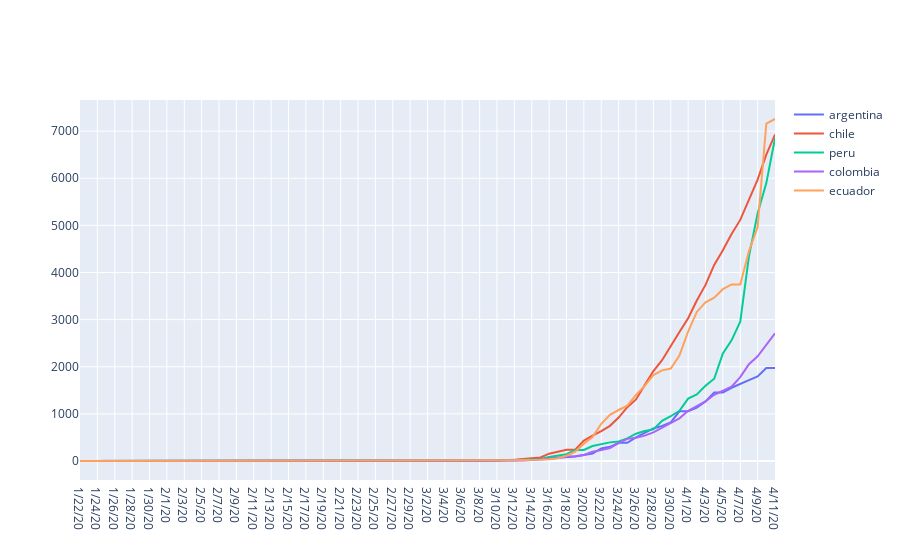

Here is the notebook cell this chart was saved with:
### Code cell
import pandas as pd
import plotly.graph_objects as go
def Graf_vs(Paises):
    datos=pd.read_csv("https://raw.githubusercontent.com/CSSEGISandData/COVID-19/master/csse_covid_19_data/csse_covid_19_time_series/time_series_covid19_confirmed_global.csv")
    datos.drop([datos.columns[0],datos.columns[2],datos.columns[3]], axis=1, inplace=True)
    datos=datos.groupby(datos.columns[0]).sum()
    datos.index=datos.index.str.lower()
    pais=[]
    fig=go.Figure()
    for i in range(len(Paises)):
        pais.append(datos[datos.index==Paises[i]].T)        
        fig.add_trace(go.Scatter(x=pais[i].index,y=pais[i][pais[i].columns[0]],line_shape='linear',name=Paises[i])) 
    return fig.show()

paises=["argentina","chile","peru","colombia","ecuador"] #Escribe los paises que quieras graficar
Graf_vs(paises)

### Figure 1 — Plotly figure (JSON) as saved in the notebook; plotly's stock layout.template omitted (floating-point values rounded to 4 significant figures)
{"data": [{"line": {"shape": "linear"}, "name": "argentina", "type": "scatter", "x": ["1/22/20", "1/23/20", "1/24/20", "1/25/20", "1/26/20", "1/27/20", "1/28/20", "1/29/20", "1/30/20", "1/31/20", "2/1/20", "2/2/20", "2/3/20", "2/4/20", "2/5/20", "2/6/20", "2/7/20", "2/8/20", "2/9/20", "2/10/20", "2/11/20", "2/12/20", "2/13/20", "2/14/20", "2/15/20", "2/16/20", "2/17/20", "2/18/20", "2/19/20", "2/20/20", "2/21/20", "2/22/20", "2/23/20", "2/24/20", "2/25/20", "2/26/20", "2/27/20", "2/28/20", "2/29/20", "3/1/20", "3/2/20", "3/3/20", "3/4/20", "3/5/20", "3/6/20", "3/7/20", "3/8/20", "3/9/20", "3/10/20", "3/11/20", "3/12/20", "3/13/20", "3/14/20", "3/15/20", "3/16/20", "3/17/20", "3/18/20", "3/19/20", "3/20/20", "3/21/20", "3/22/20", "3/23/20", "3/24/20", "3/25/20", "3/26/20", "3/27/20", "3/28/20", "3/29/20", "3/30/20", "3/31/20", "4/1/20", "4/2/20", "4/3/20", "4/4/20", "4/5/20", "4/6/20", "4/7/20", "4/8/20", "4/9/20", "4/10/20", "4/11/20"], "y": [0, 0, 0, 0, 0, 0, 0, 0, 0, 0, 0, 0, 0, 0, 0, 0, 0, 0, 0, 0, 0, 0, 0, 0, 0, 0, 0, 0, 0, 0, 0, 0, 0, 0, 0, 0, 0, 0, 0, 0, 0, 1, 1, 1, 2, 8, 12, 12, 17, 19, 19, 31, 34, 45, 56, 68, 79, 97, 128, 158, 266, 301, 387, 387, 502, 589, 690, 745, 820, 1054, 1054, 1133, 1265, 1451, 1451, 1554, 1628, 1715, 1795, 1975, 1975]}, {"line": {"shape": "linear"}, "name": "chile", "type": "scatter", "x": ["1/22/20", "1/23/20", "1/24/20", "1/25/20", "1/26/20", "1/27/20", "1/28/20", "1/29/20", "1/30/20", "1/31/20", "2/1/20", "2/2/20", "2/3/20", "2/4/20", "2/5/20", "2/6/20", "2/7/20", "2/8/20", "2/9/20", "2/10/20", "2/11/20", "2/12/20", "2/13/20", "2/14/20", "2/15/20", "2/16/20", "2/17/20", "2/18/20", "2/19/20", "2/20/20", "2/21/20", "2/22/20", "2/23/20", "2/24/20", "2/25/20", "2/26/20", "2/27/20", "2/28/20", "2/29/20", "3/1/20", "3/2/20", "3/3/20", "3/4/20", "3/5/20", "3/6/20", "3/7/20", "3/8/20", "3/9/20", "3/10/20", "3/11/20", "3/12/20", "3/13/20", "3/14/20", "3/15/20", "3/16/20", "3/17/20", "3/18/20", "3/19/20", "3/20/20", "3/21/20", "3/22/20", "3/23/20", "3/24/20", "3/25/20", "3/26/20", "3/27/20", "3/28/20", "3/29/20", "3/30/20", "3/31/20", "4/1/20", "4/2/20", "4/3/20", "4/4/20", "4/5/20", "4/6/20", "4/7/20", "4/8/20", "4/9/20", "4/10/20", "4/11/20"], "y": [0, 0, 0, 0, 0, 0, 0, 0, 0, 0, 0, 0, 0, 0, 0, 0, 0, 0, 0, 0, 0, 0, 0, 0, 0, 0, 0, 0, 0, 0, 0, 0, 0, 0, 0, 0, 0, 0, 0, 0, 0, 1, 1, 4, 4, 4, 8, 8, 13, 23, 23, 43, 61, 74, 155, 201, 238, 238, 434, 537, 632, 746, 922, 1142, 1306, 1610, 1909, 2139, 2449, 2738, 3031, 3404, 3737, 4161, 4471, 4815, 5116, 5546, 5972, 6501, 6927]}, {"line": {"shape": "linear"}, "name": "peru", "type": "scatter", "x": ["1/22/20", "1/23/20", "1/24/20", "1/25/20", "1/26/20", "1/27/20", "1/28/20", "1/29/20", "1/30/20", "1/31/20", "2/1/20", "2/2/20", "2/3/20", "2/4/20", "2/5/20", "2/6/20", "2/7/20", "2/8/20", "2/9/20", "2/10/20", "2/11/20", "2/12/20", "2/13/20", "2/14/20", "2/15/20", "2/16/20", "2/17/20", "2/18/20", "2/19/20", "2/20/20", "2/21/20", "2/22/20", "2/23/20", "2/24/20", "2/25/20", "2/26/20", "2/27/20", "2/28/20", "2/29/20", "3/1/20", "3/2/20", "3/3/20", "3/4/20", "3/5/20", "3/6/20", "3/7/20", "3/8/20", "3/9/20", "3/10/20", "3/11/20", "3/12/20", "3/13/20", "3/14/20", "3/15/20", "3/16/20", "3/17/20", "3/18/20", "3/19/20", "3/20/20", "3/21/20", "3/22/20", "3/23/20", "3/24/20", "3/25/20", "3/26/20", "3/27/20", "3/28/20", "3/29/20", "3/30/20", "3/31/20", "4/1/20", "4/2/20", "4/3/20", "4/4/20", "4/5/20", "4/6/20", "4/7/20", "4/8/20", "4/9/20", "4/10/20", "4/11/20"], "y": [0, 0, 0, 0, 0, 0, 0, 0, 0, 0, 0, 0, 0, 0, 0, 0, 0, 0, 0, 0, 0, 0, 0, 0, 0, 0, 0, 0, 0, 0, 0, 0, 0, 0, 0, 0, 0, 0, 0, 0, 0, 0, 0, 0, 1, 1, 6, 7, 11, 11, 15, 28, 38, 43, 86, 117, 145, 234, 234, 318, 363, 395, 416, 480, 580, 635, 671, 852, 950, 1065, 1323, 1414, 1595, 1746, 2281, 2561, 2954, 4342, 5256, 5897, 6848]}, {"line": {"shape": "linear"}, "name": "colombia", "type": "scatter", "x": ["1/22/20", "1/23/20", "1/24/20", "1/25/20", "1/26/20", "1/27/20", "1/28/20", "1/29/20", "1/30/20", "1/31/20", "2/1/20", "2/2/20", "2/3/20", "2/4/20", "2/5/20", "2/6/20", "2/7/20", "2/8/20", "2/9/20", "2/10/20", "2/11/20", "2/12/20", "2/13/20", "2/14/20", "2/15/20", "2/16/20", "2/17/20", "2/18/20", "2/19/20", "2/20/20", "2/21/20", "2/22/20", "2/23/20", "2/24/20", "2/25/20", "2/26/20", "2/27/20", "2/28/20", "2/29/20", "3/1/20", "3/2/20", "3/3/20", "3/4/20", "3/5/20", "3/6/20", "3/7/20", "3/8/20", "3/9/20", "3/10/20", "3/11/20", "3/12/20", "3/13/20", "3/14/20", "3/15/20", "3/16/20", "3/17/20", "3/18/20", "3/19/20", "3/20/20", "3/21/20", "3/22/20", "3/23/20", "3/24/20", "3/25/20", "3/26/20", "3/27/20", "3/28/20", "3/29/20", "3/30/20", "3/31/20", "4/1/20", "4/2/20", "4/3/20", "4/4/20", "4/5/20", "4/6/20", "4/7/20", "4/8/20", "4/9/20", "4/10/20", "4/11/20"], "y": [0, 0, 0, 0, 0, 0, 0, 0, 0, 0, 0, 0, 0, 0, 0, 0, 0, 0, 0, 0, 0, 0, 0, 0, 0, 0, 0, 0, 0, 0, 0, 0, 0, 0, 0, 0, 0, 0, 0, 0, 0, 0, 0, 0, 1, 1, 1, 1, 3, 9, 9, 13, 22, 34, 54, 65, 93, 102, 128, 196, 231, 277, 378, 470, 491, 539, 608, 702, 798, 906, 1065, 1161, 1267, 1406, 1485, 1579, 1780, 2054, 2223, 2473, 2709]}, {"line": {"shape": "linear"}, "name": "ecuador", "type": "scatter", "x": ["1/22/20", "1/23/20", "1/24/20", "1/25/20", "1/26/20", "1/27/20", "1/28/20", "1/29/20", "1/30/20", "1/31/20", "2/1/20", "2/2/20", "2/3/20", "2/4/20", "2/5/20", "2/6/20", "2/7/20", "2/8/20", "2/9/20", "2/10/20", "2/11/20", "2/12/20", "2/13/20", "2/14/20", "2/15/20", "2/16/20", "2/17/20", "2/18/20", "2/19/20", "2/20/20", "2/21/20", "2/22/20", "2/23/20", "2/24/20", "2/25/20", "2/26/20", "2/27/20", "2/28/20", "2/29/20", "3/1/20", "3/2/20", "3/3/20", "3/4/20", "3/5/20", "3/6/20", "3/7/20", "3/8/20", "3/9/20", "3/10/20", "3/11/20", "3/12/20", "3/13/20", "3/14/20", "3/15/20", "3/16/20", "3/17/20", "3/18/20", "3/19/20", "3/20/20", "3/21/20", "3/22/20", "3/23/20", "3/24/20", "3/25/20", "3/26/20", "3/27/20", "3/28/20", "3/29/20", "3/30/20", "3/31/20", "4/1/20", "4/2/20", "4/3/20", "4/4/20", "4/5/20", "4/6/20", "4/7/20", "4/8/20", "4/9/20", "4/10/20", "4/11/20"], "y": [0, 0, 0, 0, 0, 0, 0, 0, 0, 0, 0, 0, 0, 0, 0, 0, 0, 0, 0, 0, 0, 0, 0, 0, 0, 0, 0, 0, 0, 0, 0, 0, 0, 0, 0, 0, 0, 0, 0, 6, 6, 7, 10, 13, 13, 13, 14, 15, 15, 17, 17, 17, 28, 28, 37, 58, 111, 199, 367, 506, 789, 981, 1082, 1173, 1403, 1595, 1823, 1924, 1962, 2240, 2748, 3163, 3368, 3465, 3646, 3747, 3747, 4450, 4965, 7161, 7257]}], "layout": {}}
